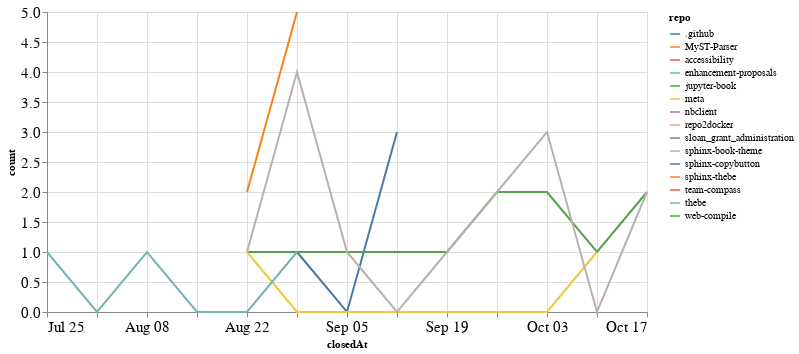

The code cell stored with this chart in its notebook:
### Code cell
closed_by_time = closed_by.groupby('repo').resample('W', on='closedAt').count()['author'].reset_index()
closed_by_time = closed_by_time.rename(columns={'author': 'count'})

alt.Chart(closed_by_time, width=600).mark_line().encode(
    x='closedAt',
    y='count',
    color='repo',
    tooltip="repo"
)

### Figure 1 — Vega-Lite specification as saved in the notebook (floating-point values rounded to 4 significant figures)
{"config": {"axisLeft": {"labelFontSize": 15}, "axisBottom": {"labelFontSize": 15}}, "data": {"name": "data-693a5e57e9644dbc830ac25a77ff447b"}, "mark": "line", "encoding": {"color": {"type": "nominal", "field": "repo"}, "tooltip": {"type": "nominal", "field": "repo"}, "x": {"type": "temporal", "field": "closedAt"}, "y": {"type": "quantitative", "field": "count"}}, "width": 600, "$schema": "https://vega.github.io/schema/vega-lite/v4.8.1.json", "datasets": {"data-693a5e57e9644dbc830ac25a77ff447b": [{"repo": ".github", "closedAt": "2021-08-29T00:00:00", "count": 1}, {"repo": ".github", "closedAt": "2021-09-05T00:00:00", "count": 0}, {"repo": ".github", "closedAt": "2021-09-12T00:00:00", "count": 3}, {"repo": "MyST-Parser", "closedAt": "2021-09-26T00:00:00", "count": 1}, {"repo": "accessibility", "closedAt": "2021-08-29T00:00:00", "count": 2}, {"repo": "enhancement-proposals", "closedAt": "2021-10-10T00:00:00", "count": 1}, {"repo": "jupyter-book", "closedAt": "2021-08-22T00:00:00", "count": 1}, {"repo": "jupyter-book", "closedAt": "2021-08-29T00:00:00", "count": 1}, {"repo": "jupyter-book", "closedAt": "2021-09-05T00:00:00", "count": 1}, {"repo": "jupyter-book", "closedAt": "2021-09-12T00:00:00", "count": 1}, {"repo": "jupyter-book", "closedAt": "2021-09-19T00:00:00", "count": 1}, {"repo": "jupyter-book", "closedAt": "2021-09-26T00:00:00", "count": 2}, {"repo": "jupyter-book", "closedAt": "2021-10-03T00:00:00", "count": 2}, {"repo": "jupyter-book", "closedAt": "2021-10-10T00:00:00", "count": 1}, {"repo": "jupyter-book", "closedAt": "2021-10-17T00:00:00", "count": 2}, {"repo": "meta", "closedAt": "2021-08-22T00:00:00", "count": 1}, {"repo": "meta", "closedAt": "2021-08-29T00:00:00", "count": 0}, {"repo": "meta", "closedAt": "2021-09-05T00:00:00", "count": 0}, {"repo": "meta", "closedAt": "2021-09-12T00:00:00", "count": 0}, {"repo": "meta", "closedAt": "2021-09-19T00:00:00", "count": 0}, {"repo": "meta", "closedAt": "2021-09-26T00:00:00", "count": 0}, {"repo": "meta", "closedAt": "2021-10-03T00:00:00", "count": 0}, {"repo": "meta", "closedAt": "2021-10-10T00:00:00", "count": 1}, {"repo": "nbclient", "closedAt": "2021-09-19T00:00:00", "count": 1}, {"repo": "repo2docker", "closedAt": "2021-09-19T00:00:00", "count": 1}, {"repo": "sloan_grant_administration", "closedAt": "2021-10-10T00:00:00", "count": 1}, {"repo": "sphinx-book-theme", "closedAt": "2021-08-22T00:00:00", "count": 1}, {"repo": "sphinx-book-theme", "closedAt": "2021-08-29T00:00:00", "count": 4}, {"repo": "sphinx-book-theme", "closedAt": "2021-09-05T00:00:00", "count": 1}, {"repo": "sphinx-book-theme", "closedAt": "2021-09-12T00:00:00", "count": 0}, {"repo": "sphinx-book-theme", "closedAt": "2021-09-19T00:00:00", "count": 1}, {"repo": "sphinx-book-theme", "closedAt": "2021-09-26T00:00:00", "count": 2}, {"repo": "sphinx-book-theme", "closedAt": "2021-10-03T00:00:00", "count": 3}, {"repo": "sphinx-book-theme", "closedAt": "2021-10-10T00:00:00", "count": 0}, {"repo": "sphinx-book-theme", "closedAt": "2021-10-17T00:00:00", "count": 2}, {"repo": "sphinx-copybutton", "closedAt": "2021-10-17T00:00:00", "count": 1}, {"repo": "sphinx-thebe", "closedAt": "2021-08-22T00:00:00", "count": 2}, {"repo": "sphinx-thebe", "closedAt": "2021-08-29T00:00:00", "count": 5}, {"repo": "team-compass", "closedAt": "2021-10-17T00:00:00", "count": 1}, {"repo": "thebe", "closedAt": "2021-07-25T00:00:00", "count": 1}, {"repo": "thebe", "closedAt": "2021-08-01T00:00:00", "count": 0}, {"repo": "thebe", "closedAt": "2021-08-08T00:00:00", "count": 1}, {"repo": "thebe", "closedAt": "2021-08-15T00:00:00", "count": 0}, {"repo": "thebe", "closedAt": "2021-08-22T00:00:00", "count": 0}, {"repo": "thebe", "closedAt": "2021-08-29T00:00:00", "count": 1}, {"repo": "web-compile", "closedAt": "2021-09-26T00:00:00", "count": 1}]}}
